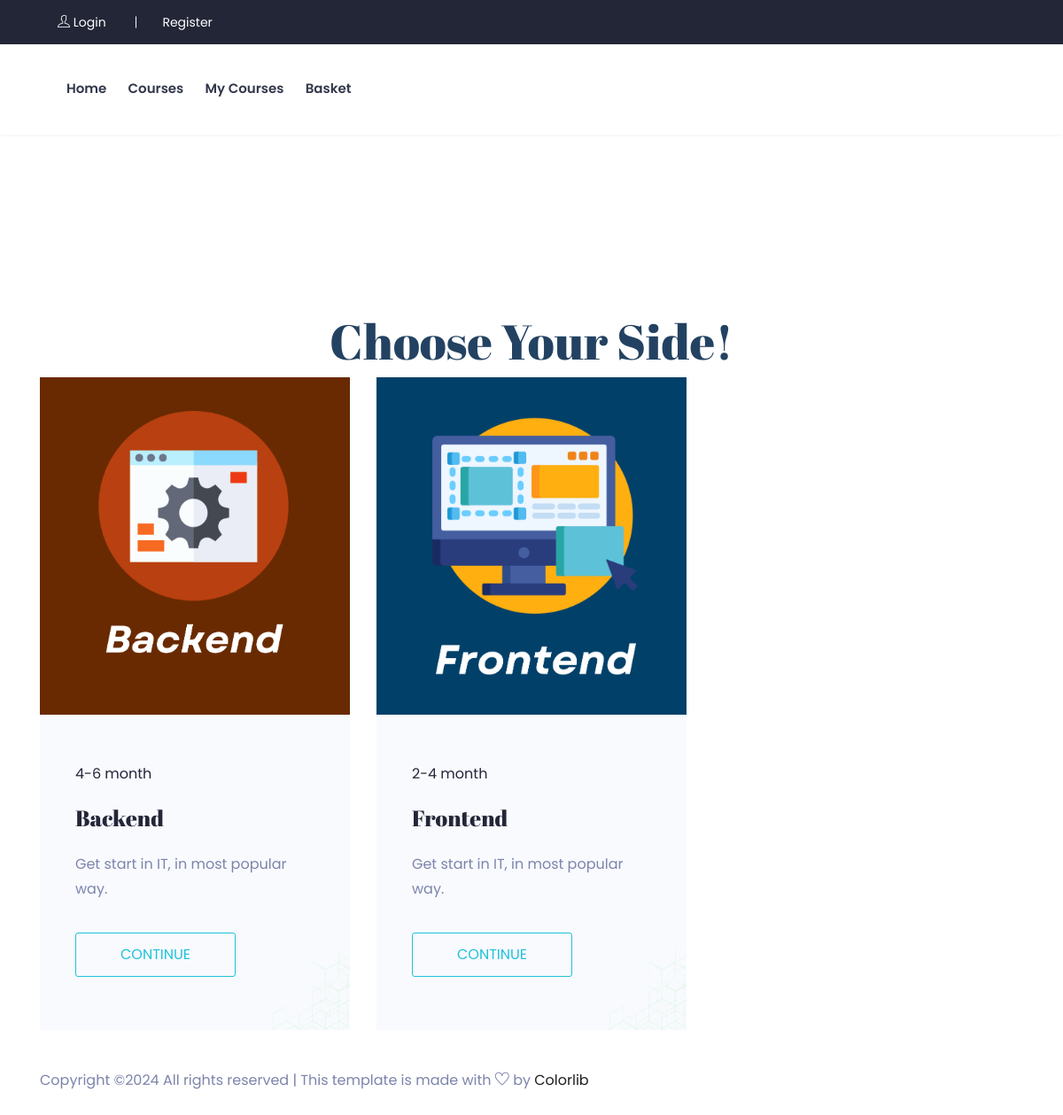
Screenshot of /courses with the database file from the repository.
### goods/models.py (models this page shows, shortened)
class Categories(models.Model):
    name = models.CharField(max_length=150, unique=True, verbose_name='Имя')
    span = models.TextField(blank=True, null=True, verbose_name='Спан')
    image = models.ImageField(upload_to='categories_images', blank=True, null=True, verbose_name='Изображение')
    description = models.TextField(blank=True, null=True, verbose_name='Описание')
    slug = models.CharField(max_length=150, unique=True, null=True, verbose_name='URL')
    class Meta:
        db_table = 'category'
        verbose_name = 'Категорию'
        verbose_name_plural = 'Категории'

### main/views.py (the view)
# urls.py: path('courses', views.courses, name='courses'),
def courses(request):
    categories = Categories.objects.all()
    context = {
        'title': 'Choose Your Side!',
        'categories': categories,
    }
    return render(request, 'main/courses.html', context)

### main/templates/main/courses.html
{% extends 'main/base.html' %}
{% load static %}
{% block content %}
<div class="popular_program_area section__padding program__page">
    <div class="container">
        <div class="row">
            <div class="col-lg-12">
                <div class="section_title text-center">
                    <h3>{{ title }}</h3>
                </div>
            </div>
        </div>
        <div class="tab-content" id="nav-tabContent">
            <div aria-labelledby="nav-home-tab" class="tab-pane fade show active" id="nav-home" role="tabpanel">
                <div class="row">
                    {% for category in categories %}
                    <div class="col-lg-4 col-md-6">
                        <div class="single__program">
                            {% if category.image %}
                            <div class="program_thumb">
                                <img alt="" src= "{{ category.image.url }}">
                            </div>
                            {% endif %}
                            <div class="program__content">
                                <span>{{ category.span }}</span>
                                <h4>{{ category.name }}</h4>
                                <p>{{ category.description }}</p>
                                <a class="boxed-btn5" href="{{ category.slug }}">Continue</a>
                            </div>
                        </div>
                    </div>
                    {% endfor %}
            </div>
        </div>
    </div>
</div>
{% endblock %}

### rows the page displays
Categories: image (picture), span "4-6 month", name "Backend", description "Get start in IT, in most popular way."
Categories: image (picture), span "2-4 month", name "Frontend", description "Get start in IT, in most popular way."

### other values shown
{{ title }} "Choose Your Side!"
